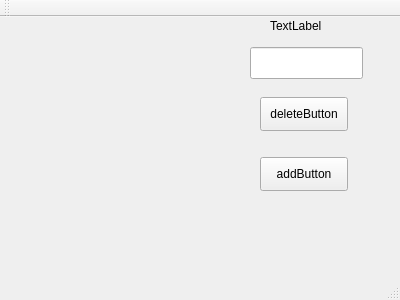
<?xml version="1.0" encoding="UTF-8"?>
<ui version="4.0">
 <class>MainWindow</class>
 <widget class="QMainWindow" name="MainWindow">
  <property name="geometry">
   <rect>
    <x>0</x>
    <y>0</y>
    <width>400</width>
    <height>300</height>
   </rect>
  </property>
  <property name="windowTitle">
   <string>MainWindow</string>
  </property>
  <widget class="QWidget" name="centralWidget">
   <widget class="QLineEdit" name="lineEdit">
    <property name="geometry">
     <rect>
      <x>250</x>
      <y>30</y>
      <width>113</width>
      <height>32</height>
     </rect>
    </property>
   </widget>
   <widget class="QLabel" name="label">
    <property name="geometry">
     <rect>
      <x>270</x>
      <y>0</y>
      <width>58</width>
      <height>18</height>
     </rect>
    </property>
    <property name="text">
     <string>TextLabel</string>
    </property>
   </widget>
   <widget class="QWidget" name="verticalLayoutWidget">
    <property name="geometry">
     <rect>
      <x>10</x>
      <y>0</y>
      <width>221</width>
      <height>231</height>
     </rect>
    </property>
    <layout class="QVBoxLayout" name="verticalLayout"/>
   </widget>
   <widget class="QPushButton" name="deleteButton">
    <property name="geometry">
     <rect>
      <x>260</x>
      <y>80</y>
      <width>88</width>
      <height>34</height>
     </rect>
    </property>
    <property name="text">
     <string>deleteButton</string>
    </property>
   </widget>
   <widget class="QPushButton" name="addButton">
    <property name="geometry">
     <rect>
      <x>260</x>
      <y>140</y>
      <width>88</width>
      <height>34</height>
     </rect>
    </property>
    <property name="text">
     <string>addButton</string>
    </property>
   </widget>
  </widget>
  <widget class="QMenuBar" name="menuBar">
   <property name="geometry">
    <rect>
     <x>0</x>
     <y>0</y>
     <width>400</width>
     <height>30</height>
    </rect>
   </property>
  </widget>
  <widget class="QToolBar" name="mainToolBar">
   <attribute name="toolBarArea">
    <enum>TopToolBarArea</enum>
   </attribute>
   <attribute name="toolBarBreak">
    <bool>false</bool>
   </attribute>
  </widget>
  <widget class="QStatusBar" name="statusBar"/>
 </widget>
 <layoutdefault spacing="6" margin="11"/>
 <resources/>
 <connections/>
</ui>
